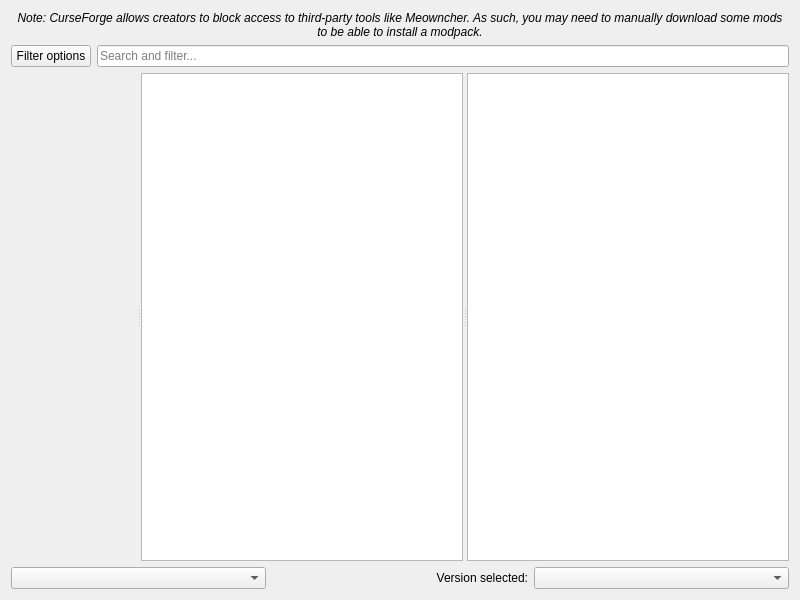
<?xml version="1.0" encoding="UTF-8"?>
<ui version="4.0">
 <class>FlamePage</class>
 <widget class="QWidget" name="FlamePage">
  <property name="geometry">
   <rect>
    <x>0</x>
    <y>0</y>
    <width>800</width>
    <height>600</height>
   </rect>
  </property>
  <layout class="QVBoxLayout" name="verticalLayout">
   <item>
    <widget class="QLabel" name="label_2">
     <property name="font">
      <font>
       <italic>true</italic>
      </font>
     </property>
     <property name="text">
      <string>Note: CurseForge allows creators to block access to third-party tools like Meowncher. As such, you may need to manually download some mods to be able to install a modpack.</string>
     </property>
     <property name="alignment">
      <set>Qt::AlignCenter</set>
     </property>
     <property name="wordWrap">
      <bool>true</bool>
     </property>
    </widget>
   </item>
   <item>
    <layout class="QHBoxLayout" name="horizontalLayout">
     <item>
      <widget class="QPushButton" name="filterButton">
       <property name="text">
        <string>Filter options</string>
       </property>
      </widget>
     </item>
     <item>
      <widget class="QLineEdit" name="searchEdit">
       <property name="placeholderText">
        <string>Search and filter...</string>
       </property>
      </widget>
     </item>
    </layout>
   </item>
   <item>
    <widget class="QSplitter" name="splitter">
     <property name="sizePolicy">
      <sizepolicy hsizetype="Expanding" vsizetype="Expanding">
       <horstretch>0</horstretch>
       <verstretch>0</verstretch>
      </sizepolicy>
     </property>
     <property name="orientation">
      <enum>Qt::Horizontal</enum>
     </property>
     <widget class="QWidget" name="widget" native="true"/>
     <widget class="QListView" name="packView">
      <property name="horizontalScrollBarPolicy">
       <enum>Qt::ScrollBarAlwaysOff</enum>
      </property>
      <property name="alternatingRowColors">
       <bool>true</bool>
      </property>
      <property name="iconSize">
       <size>
        <width>48</width>
        <height>48</height>
       </size>
      </property>
      <property name="verticalScrollMode">
       <enum>QAbstractItemView::ScrollPerPixel</enum>
      </property>
     </widget>
     <widget class="ProjectDescriptionPage" name="packDescription">
      <property name="openExternalLinks">
       <bool>true</bool>
      </property>
      <property name="openLinks">
       <bool>true</bool>
      </property>
     </widget>
    </widget>
   </item>
   <item>
    <layout class="QHBoxLayout">
     <item>
      <widget class="QComboBox" name="sortByBox"/>
     </item>
     <item>
      <widget class="QLabel" name="label">
       <property name="text">
        <string>Version selected:</string>
       </property>
       <property name="alignment">
        <set>Qt::AlignRight|Qt::AlignTrailing|Qt::AlignVCenter</set>
       </property>
      </widget>
     </item>
     <item>
      <widget class="QComboBox" name="versionSelectionBox"/>
     </item>
    </layout>
   </item>
  </layout>
 </widget>
 <customwidgets>
  <customwidget>
   <class>ProjectDescriptionPage</class>
   <extends>QTextBrowser</extends>
   <header>ui/widgets/ProjectDescriptionPage.h</header>
  </customwidget>
 </customwidgets>
 <tabstops>
  <tabstop>packView</tabstop>
  <tabstop>packDescription</tabstop>
  <tabstop>sortByBox</tabstop>
  <tabstop>versionSelectionBox</tabstop>
 </tabstops>
 <resources/>
 <connections/>
</ui>
